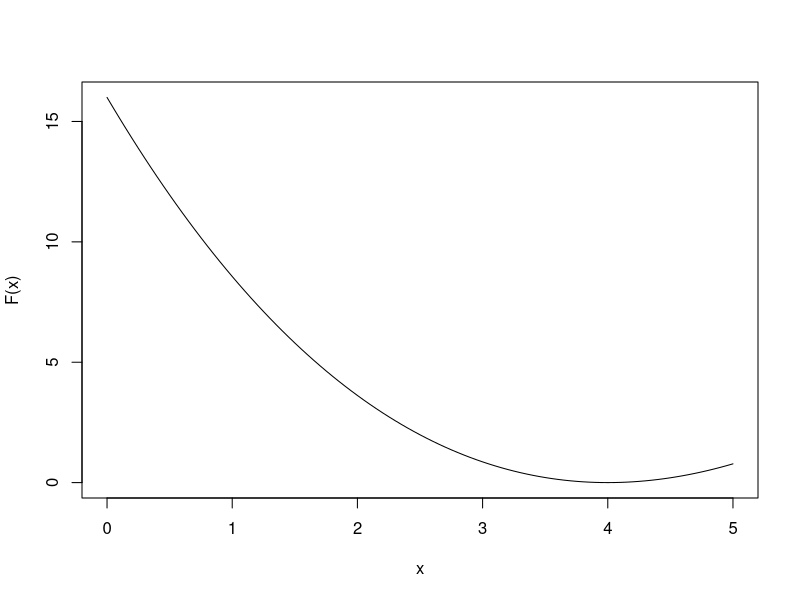

Write R code to recreate this figure.
## ----label=C02newt1, echo=TRUE, cache=TRUE-------------------------------
F<-function(x)  exp(-.05*x)*(x-4)^2
curve(F, from=0, to=5)
newt<-function(x){
  xnew<-x - ( exp(-0.05 * x) * (2 * (x - 4)) - exp(-0.05 * x) * 0.05 * 
         (x - 4)^2) / (exp(-0.05 * x) * 2
        - exp(-0.05 * x) * 0.05 * (2 * (x - 4)) - 
       (exp(-0.05 * x) * 0.05 * (2 * (x - 4)) - exp(-0.05 * x) * 
         0.05 * 0.05 * (x - 4)^2))
}
x<-1
xold<-0
while (xold != x) {
   xold<-x
   cat("f(",x,")=", F(x),"\n")
   x<-newt(xold)
}
